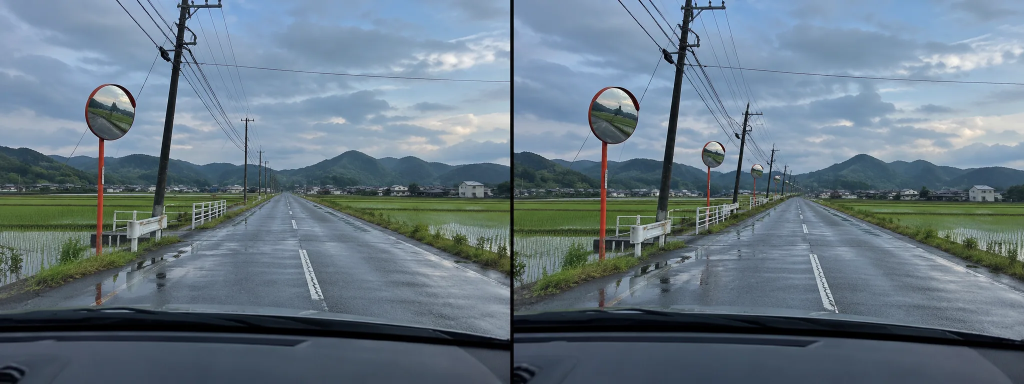
#> input picture assets/observation/dash.webp, 2048 x 768 px (shown at 1/2 size)
$ python build-observation-photo-candidates.py
#> lines starting #> are read from the running program, lines starting #| are printed output that depends on the picture
#!/usr/bin/env python3
"""Prepare non-published 2:1 photo / sparse RGBA / precomposed SSR candidates.

NEVER overwrite production assets. A candidate is not a released game asset.
Input A: existing front-view dash WebP (legacy in-repo).
Input B: CC0 photograph "Quiet Before the Lesson" by Yvanille, Wikimedia Commons.
"""
from __future__ import annotations

import argparse
import hashlib
import io
import json
from pathlib import Path

from PIL import Image, ImageDraw, ImageEnhance, ImageFilter

ROOT = Path(__file__).resolve().parent.parent
SIZE = (1440, 720)
COMMONS_URL = "https://upload.wikimedia.org/wikipedia/commons/d/d1/Quiet_Before_the_Lesson.jpg"
COMMONS_PAGE = "https://commons.wikimedia.org/wiki/File:Quiet_Before_the_Lesson.jpg"
TARGETS = {
    "dash": [(0.20, 0.29), (0.43, 0.42), (0.59, 0.54)],
    "photo": [(0.40, 0.36), (0.70, 0.82), (0.59, 0.065)],
}


def sha(data: bytes) -> str:
    return hashlib.sha256(data).hexdigest()


def encode(image: Image.Image, quality=91) -> bytes:
    dst = io.BytesIO()
    image.save(dst, format="WEBP", quality=quality, method=6)
    return dst.getvalue()


def at(x: float, y: float) -> tuple[int, int]:
    return round(x * SIZE[0]), round(y * SIZE[1])


def graded_night(original: Image.Image, mode: str) -> Image.Image:
    """Single, fixed camera transformation; no per-rarity transforms."""
    image = original.convert("RGB")
    image = ImageEnhance.Color(image).enhance(.42 if mode == "dash" else .29)
    image = ImageEnhance.Contrast(image).enhance(1.07)
    image = ImageEnhance.Brightness(image).enhance(.48 if mode == "dash" else .54)
    # Bluish-green twilight film tone, no fake light sources baked into baseline.
    tint = Image.new("RGB", SIZE, (14, 35, 49))
    image = Image.blend(image, tint, .15 if mode == "dash" else .18)
    # Vignetting is an independent, non-destructive atmosphere pass.
    vignette = Image.new("L", SIZE, 0)
    data = vignette.load()
    for y in range(SIZE[1]):
        ny = (y - SIZE[1] * .48) / (SIZE[1] * .70)
        for x in range(SIZE[0]):
            nx = (x - SIZE[0] * .5) / (SIZE[0] * .85)
            data[x, y] = max(0, min(90, round(64 * (nx * nx + ny * ny))))
    image.paste(Image.new("RGB", SIZE, (5, 12, 16)), (0, 0), vignette)
    return image


def dash_from_legacy(file: Path) -> Image.Image:
    with Image.open(file) as image:
        w, h = image.size
        if w < 1700 or h < 600:
            raise ValueError("Unexpected legacy stereo dash source; refuse a blind crop")
        # The first stereo pane contains an authentic forward road-level viewpoint.
        panel = image.crop((0, 0, w // 2, h))
        w2, h2 = panel.size
        crop_h = min(h2, int(w2 / 2))
        top = round((h2 - crop_h) * .68)
        image = panel.crop((0, top, w2, top + crop_h))
        image = image.resize(SIZE, Image.Resampling.LANCZOS)
    return graded_night(image, "dash")


def download_classroom() -> tuple[Image.Image, dict]:
    """Render from a hash-pinned CC0-derived seed stored in this feature branch.

    Original was downloaded once in successful run 38827900984 and its source
    page/license was verified. An ephemeral third-party CDN is not an input.
    The seed itself stays a separate, nonproduction original-derived WebP.
    """
    seed_path = ROOT / "assets/observation/candidate-sources/photo-room-cc0-graded-seed.webp"
    if not seed_path.is_file():
        raise FileNotFoundError("Pinned classroom candidate source missing; do not silently fall back")
    seed = seed_path.read_bytes()
    pinned = "492d17646afe750ffec4995c70a9148b98d9b13e9aa56c85aa5804f1aed8d087"
    if sha(seed) != pinned:
        raise ValueError("Pinned CC0-derived source has changed")
    with Image.open(io.BytesIO(seed)) as raw:
        if raw.size != SIZE:
            raise ValueError("Pinned source must remain 1440x720")
        # Retouch exposure of the first original-derived master; do not re-crop,
        # download or repaint a different viewpoint for later rarity levels.
        room = ImageEnhance.Brightness(raw.convert("RGB")).enhance(1.72)
        room = ImageEnhance.Contrast(room).enhance(1.05)
    return room, {
        "type": "pinned-original-derived-photo",
        "author": "Yvanille",
        "license": "CC0-1.0",
        "source": COMMONS_PAGE,
        "seed_path": str(seed_path.relative_to(ROOT)),
        "seed_sha256": pinned,
        "seed_artifact_run": "38827900984",
        "no_network_fetch": True
    }

def ellipse_mask(cx, cy, rx, ry, alpha, blur=12) -> Image.Image:
    mask = Image.new("L", SIZE)
    draw = ImageDraw.Draw(mask)
    draw.ellipse((cx - rx, cy - ry, cx + rx, cy + ry), fill=alpha)
    return mask.filter(ImageFilter.GaussianBlur(blur))


def paint_shape(layer: Image.Image, color: tuple[int, int, int], mask: Image.Image):
    patch = Image.new("RGBA", SIZE, (*color, 0))
    patch.putalpha(mask)
    layer.alpha_composite(patch)


def anomalies(mode: str, rarity: int) -> Image.Image:
    """Sparse independent RGBA changes; hotspots stay EXACTLY unchanged."""
    if mode not in TARGETS or rarity not in (1, 2, 3):
        raise ValueError("Unknown candidate state")
    layer = Image.new("RGBA", SIZE, (0, 0, 0, 0))
    x, y = at(*TARGETS[mode][rarity - 1])
    if mode == "dash":
        if rarity == 1:
            paint_shape(layer, (192, 202, 197), ellipse_mask(x, y, 22, 72, 135, 18))
            paint_shape(layer, (4, 14, 16), ellipse_mask(x, y + 20, 12, 56, 106, 9))
        elif rarity == 2:
            for dx in (-27, 27):
                paint_shape(layer, (187, 213, 211), ellipse_mask(x + dx, y, 11, 8, 145, 7))
                paint_shape(layer, (87, 133, 143), ellipse_mask(x + dx, y + 15, 13, 24, 48, 16))
        else:
            paint_shape(layer, (4, 12, 16), ellipse_mask(x, y, 30, 78, 136, 9))
            paint_shape(layer, (112, 142, 147), ellipse_mask(x + 5, y + 44, 12, 68, 32, 15))
    else:
        if rarity == 1:
            paint_shape(layer, (5, 12, 18), ellipse_mask(x, y + 18, 58, 101, 161, 17))
            paint_shape(layer, (13, 18, 23), ellipse_mask(x, y - 45, 19, 27, 72, 9))
        elif rarity == 2:
            paint_shape(layer, (7, 14, 19), ellipse_mask(x, y, 49, 25, 148, 8))
            paint_shape(layer, (155, 168, 179), ellipse_mask(x, y - 15, 17, 34, 33, 11))
        else:
            # Unexplained pale paperwork above the first row; no baked text.
            paint_shape(layer, (190, 202, 197), ellipse_mask(x, y, 78, 15, 84, 12))
            paint_shape(layer, (9, 14, 20), ellipse_mask(x, y + 6, 36, 5, 120, 3))
    return layer


def main():
    parser = argparse.ArgumentParser()
    parser.add_argument("--output-dir", type=Path, default=ROOT / "docs/qa-observation-candidates")
    args = parser.parse_args()
    output = args.output_dir.resolve()
    output.mkdir(parents=True, exist_ok=True)
    room, source_room = download_classroom()
#> in download_classroom, `room = ImageEnhance.Brightness(raw.convert("RGB")).enhance(1.72)`:
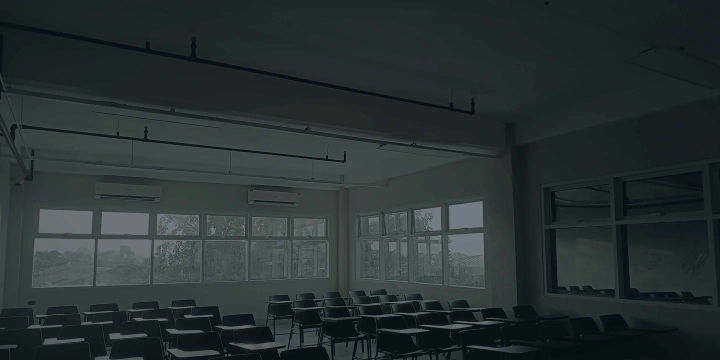
#> room: PIL image 1440x720 RGB (shown at 1/2 size); mean R, G, B 39.3, 50.1, 50.4
#> source_room = 8 items
    dash_path = ROOT / "assets/observation/dash.webp"
    photos = {"dash": dash_from_legacy(dash_path), "photo": room}
#> in dash_from_legacy, image is the input picture: PIL image 2048x768 RGB; mean R, G, B 103.3, 120.2, 132.2
#> in dash_from_legacy, `panel = image.crop((0, 0, w // 2, h))`:
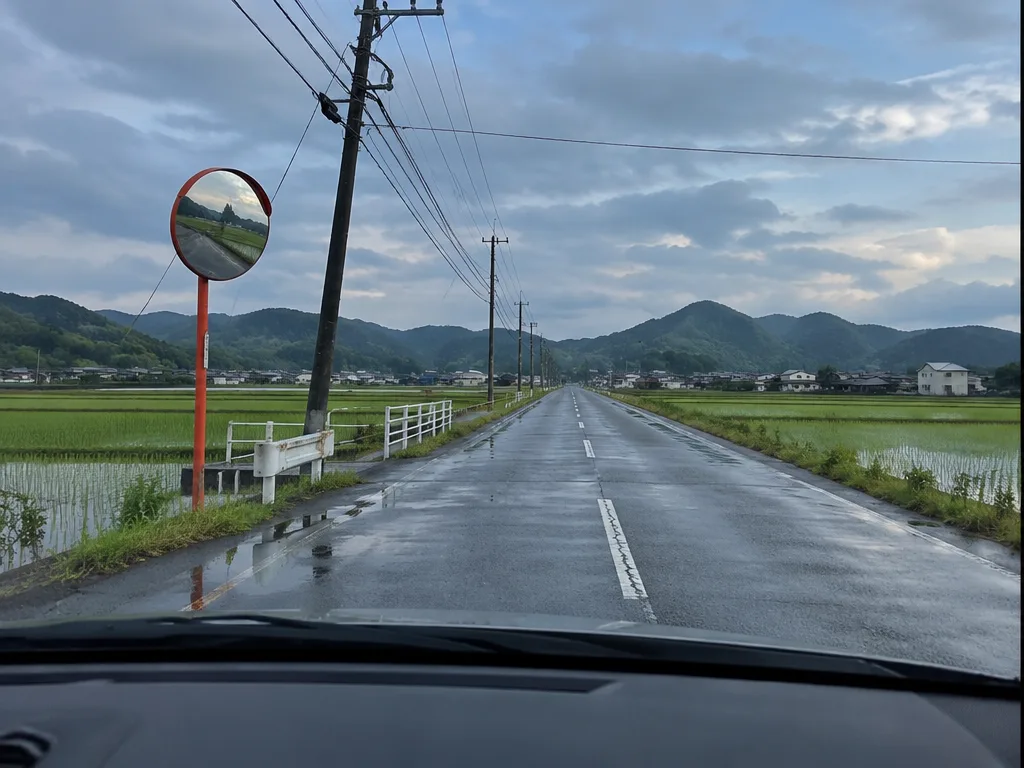
#> panel: PIL image 1024x768 RGB; mean R, G, B 103.8, 120.4, 132.1
#> in graded_night, `tint = Image.new("RGB", SIZE, (14, 35, 49))`:
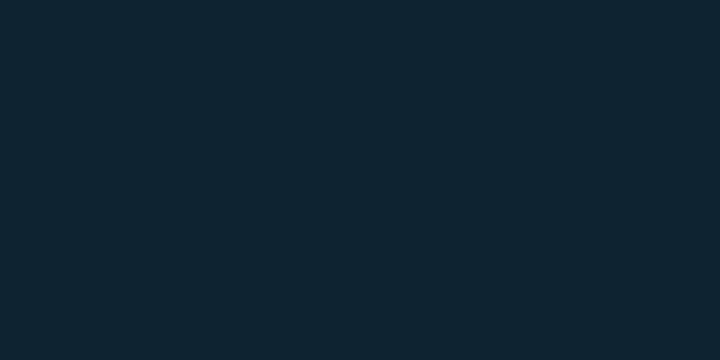
#> tint: PIL image 1440x720 RGB (shown at 1/2 size); mean R, G, B 14, 35, 49
#> in graded_night, `vignette = Image.new("L", SIZE, 0)`: vignette: PIL image 1440x720 L; every value is 0
#> in graded_night, `image.paste(Image.new("RGB", SIZE, (5, 12, 16)), (0, 0), vignette)`:
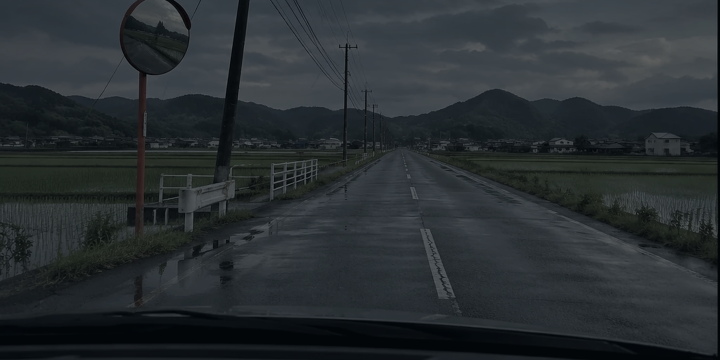
#> image: PIL image 1440x720 RGB (shown at 1/2 size); mean R, G, B 41.1, 47, 50.1
    manifest = {"schema": 1, "status": "candidate-only-not-integrated", "size": list(SIZE),
      "photos": [], "states": [], "sources": {
        "dash": {"type": "legacy-in-repo-stereo-crop", "path": "assets/observation/dash.webp",
                 "sha256": sha(dash_path.read_bytes()), "license": "provenance-review-needed"},
        "photo": source_room}}
    canvas = Image.new("RGB", (2 * SIZE[0], 4 * SIZE[1]), (13, 20, 23))
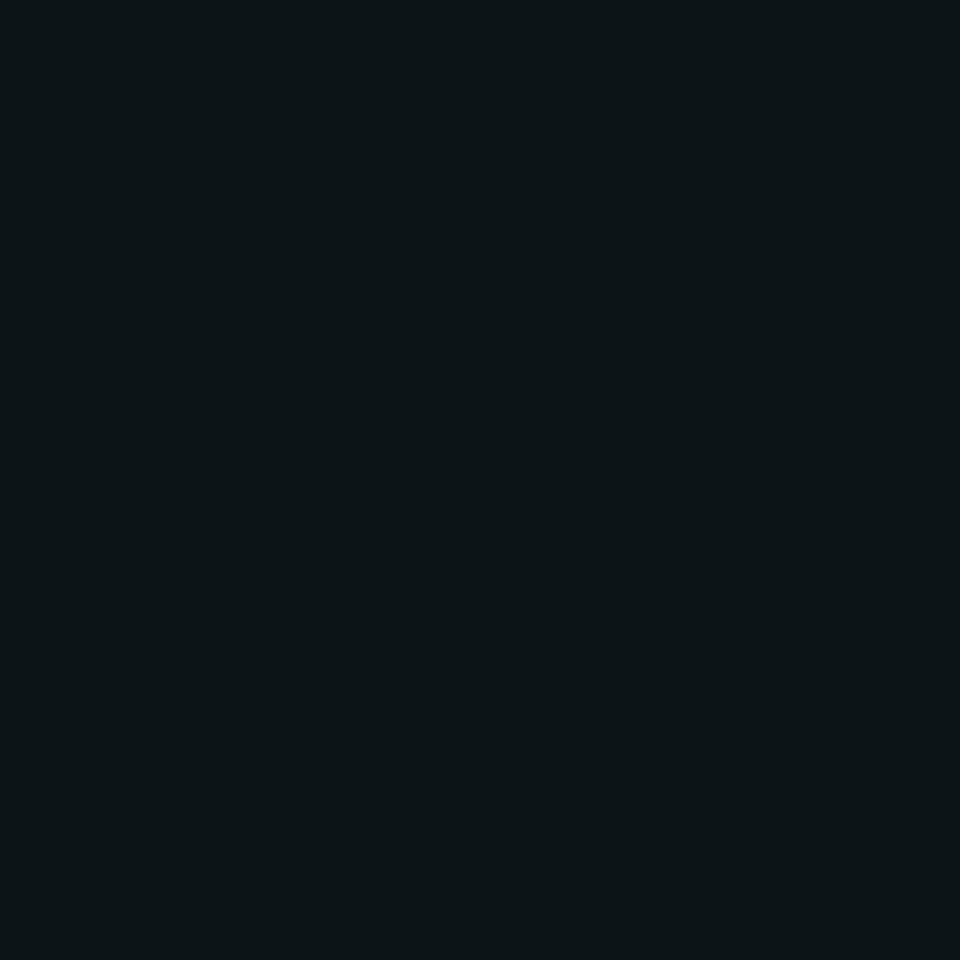
#> canvas: PIL image 2880x2880 RGB (shown at 1/3 size); mean R, G, B 13, 20, 23
    for idx, (mode, photo) in enumerate(photos.items()):
        photo_bin = encode(photo)
        out = output / f"{mode}-native-candidate.webp"
        out.write_bytes(photo_bin)
        manifest["photos"].append({"mode": mode, "name": out.name, "sha256": sha(photo_bin), "bytes": len(photo_bin)})
        for rarity in range(4):
            if rarity:
                layer = anomalies(mode, rarity)
                image = Image.alpha_composite(photo.convert("RGBA"), layer).convert("RGB")
                delta_bytes = encode(layer, 96)
                delta_name = f"{mode}-{rarity}-delta-candidate.webp"
                (output / delta_name).write_bytes(delta_bytes)
                manifest["states"].append({"mode": mode, "rarity": rarity, "file": delta_name,
                   "sha256": sha(delta_bytes), "hotspot": TARGETS[mode][rarity - 1],
                   "transparent_background": True})
            else:
                image = photo
            image_bytes = encode(image, 90)
            combined_name = f"{mode}-{rarity}-preview.webp"
            (output / combined_name).write_bytes(image_bytes)
            canvas.paste(image, (idx * SIZE[0], rarity * SIZE[1]))
#> this loop made 2 passes
#> mode on passes 1 to 2: 'dash', 'photo'
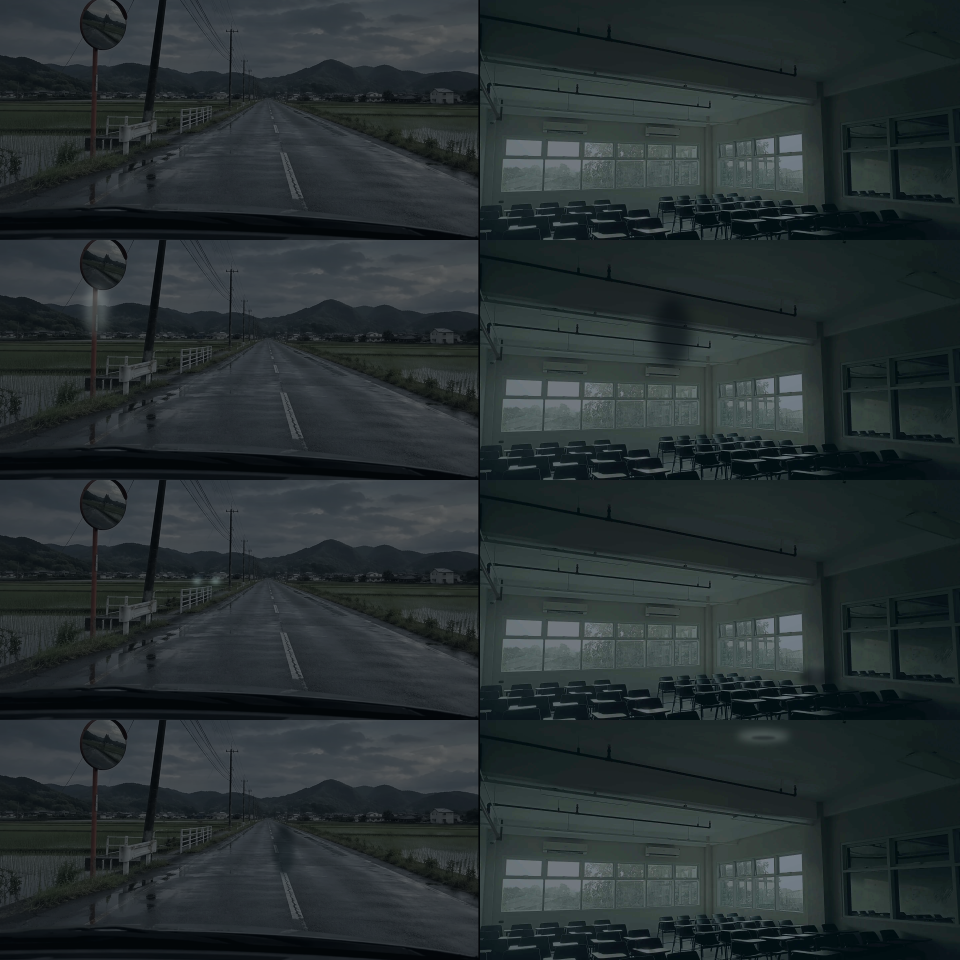
#> canvas: PIL image 2880x2880 RGB (shown at 1/3 size); mean R, G, B 39.8, 48.4, 50.1
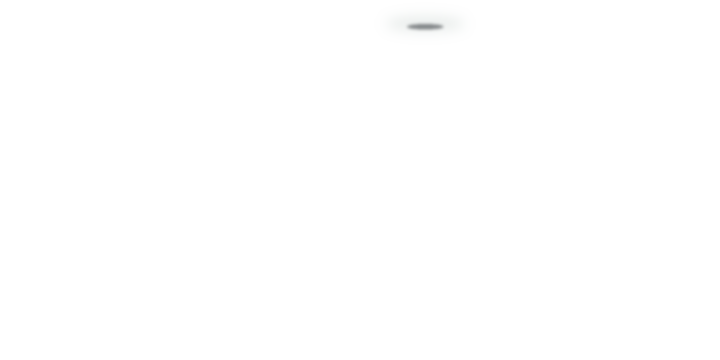
#> layer: PIL image 1440x720 RGBA (shown at 1/2 size); mean R, G, B, A 2.6, 2.8, 2.7, 0.4; transparent parts drawn white
    canvas.resize((1440, 1440), Image.Resampling.LANCZOS).save(
        output / "two-sites-8-state-comparison.webp", "WEBP", quality=85)
    (output / "candidate-manifest.json").write_text(
        json.dumps(manifest, indent=2, ensure_ascii=False) + "\n", encoding="utf8")
    assert len(manifest["states"]) == 6
    print("Generated 2 candidate photo masters, 6 independent alpha deltas, 8 previews.")
    print("CANDIDATE ONLY: No app image, save file, source manifest or game ID overwritten.")


if __name__ == "__main__":
    main()
